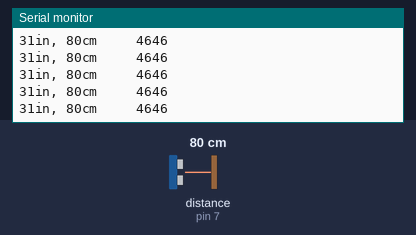
Simulated run of this sketch. Board: Arduino Uno, built with avr-gcc and run on an emulated ATmega328P. Parts: the last lines printed to the serial monitor. Wiring (inferred from the names in the program): ultrasonic range finder: trigger pin 7; echo pin 7. Inputs (shaded band) come from the test bench; at power-on: distance to the obstacle (sensor on pin 7) 80 cm. The echo pulse lasts 58.3 µs per cm.

Above: at 1.2 s.
1.3 s: distance to the obstacle (sensor on pin 7) set to 4 cm
At 1.36 s:
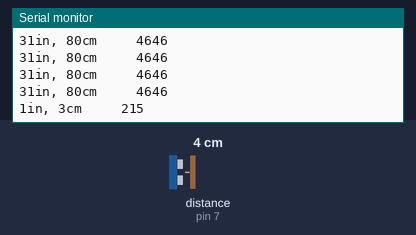
4.3 s: distance to the obstacle (sensor on pin 7) set to 18 cm
At 4.31 s:
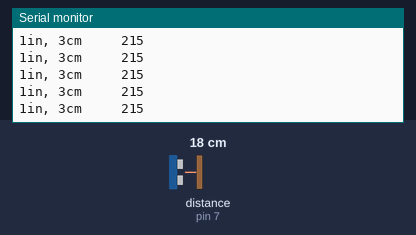
7.3 s: distance to the obstacle (sensor on pin 7) set to 9 cm
At 7.3 s:
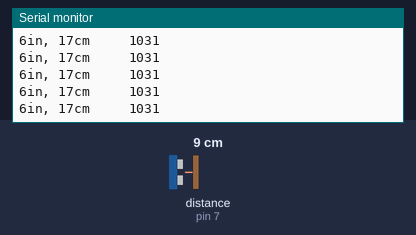
10.3 s: distance to the obstacle (sensor on pin 7) set to 18 cm
At 10.31 s:
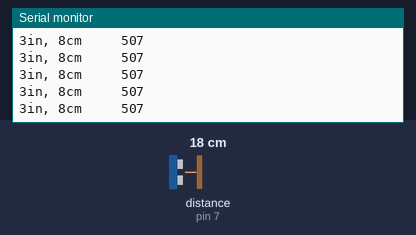
13.3 s: distance to the obstacle (sensor on pin 7) set to 35 cm
At 13.36 s:
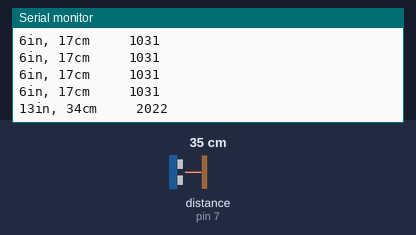
Timing chart, 0 to 16.3 s (numbered marks = the images above; inputs shaded):
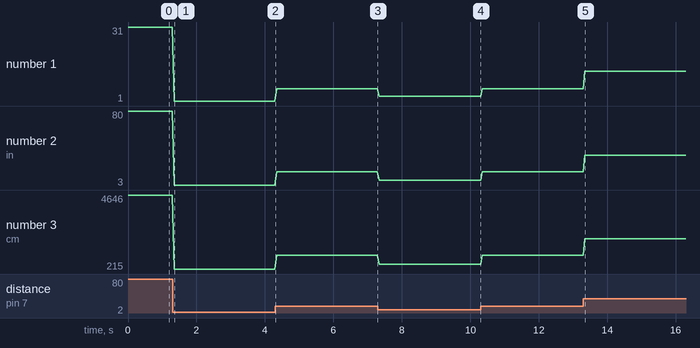

The sketch:

Ultrasonic.ino
```cpp
//Distance = ((Duration of high level)*(Sonic :340m/s))/2

void setup() {
  // initialize serial communication:
  Serial.begin(9600);
}

void loop()
{
  // establish variables for duration of the ping,
  // and the distance result in inches and centimeters:
  long duration, inches, cm;

  int triggerPin = 7;
  int echoPin = 7;

  // The PING))) is triggered by a HIGH pulse of 2 or more microseconds.
  // Give a short LOW pulse beforehand to ensure a clean HIGH pulse:
  pinMode(triggerPin, OUTPUT);
  digitalWrite(triggerPin, HIGH);
  delayMicroseconds(150);
  digitalWrite(triggerPin, LOW);

  // The same pin is used to read the signal from the PING))): a HIGH
  // pulse whose duration is the time (in microseconds) from the sending
  // of the ping to the reception of its echo off of an object.
  pinMode(echoPin, INPUT);
  duration = pulseIn(echoPin, HIGH);

  // convert the time into a distance
  inches = microsecondsToInches(duration);
  cm = microsecondsToCentimeters(duration);

  Serial.print(inches);
  Serial.print("in, ");
  Serial.print(cm);
  Serial.print("cm");
  Serial.print("     ");
  Serial.print(duration);
  Serial.println();

  delay(50);
}

long microsecondsToInches(long microseconds)
{
  // According to Parallax's datasheet for the PING))), there are
  // 73.746 microseconds per inch (i.e. sound travels at 1130 feet per
  // second).  This gives the distance travelled by the ping, outbound
  // and return, so we divide by 2 to get the distance of the obstacle.
  // See: http://www.parallax.com/dl/docs/prod/acc/28015-PING-v1.3.pdf
  return microseconds / 74 / 2;
}

long microsecondsToCentimeters(long microseconds)
{
  // The speed of sound is 340 m/s or 29 microseconds per centimeter.
  // The ping travels out and back, so to find the distance of the
  // object we take half of the distance travelled.
  return microseconds / 29 / 2;
}
```

Measured:
- after the input at 1.3 s, the serial monitor: prints a new line after 0.05 s (image 1)
- after the input at 13.3 s, the serial monitor: prints a new line after 0.05 s (image 5)
- plotted number 1: 31 → 1 after the input at 1.3 s, 1 → 6 after the input at 4.3 s, 6 → 3 after the input at 7.3 s, 3 → 6 after the input at 10.3 s, 6 → 13 after the input at 13.3 s
- plotted number 2: 80 → 3 after the input at 1.3 s, 3 → 17 after the input at 4.3 s, 17 → 8 after the input at 7.3 s, 8 → 17 after the input at 10.3 s, 17 → 34 after the input at 13.3 s
- plotted number 3: 4646 → 215 after the input at 1.3 s, 215 → 1031 after the input at 4.3 s, 1031 → 507 after the input at 7.3 s, 507 → 1031 after the input at 10.3 s, 1031 → 2023 after the input at 13.3 s
